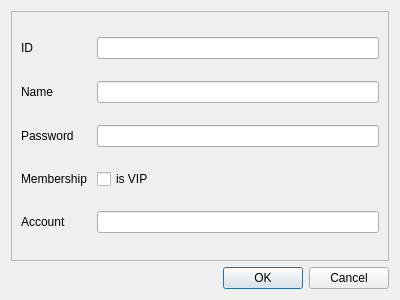
<?xml version="1.0" encoding="UTF-8"?>
<ui version="4.0">
 <class>adduser</class>
 <widget class="QWidget" name="adduser">
  <property name="geometry">
   <rect>
    <x>0</x>
    <y>0</y>
    <width>400</width>
    <height>300</height>
   </rect>
  </property>
  <property name="sizePolicy">
   <sizepolicy hsizetype="Fixed" vsizetype="Fixed">
    <horstretch>0</horstretch>
    <verstretch>0</verstretch>
   </sizepolicy>
  </property>
  <property name="windowTitle">
   <string>Form</string>
  </property>
  <layout class="QVBoxLayout" name="verticalLayout">
   <item>
    <widget class="QFrame" name="frame">
     <property name="frameShape">
      <enum>QFrame::StyledPanel</enum>
     </property>
     <property name="frameShadow">
      <enum>QFrame::Raised</enum>
     </property>
     <layout class="QGridLayout" name="gridLayout">
      <item row="1" column="2">
       <widget class="QLineEdit" name="name">
        <property name="minimumSize">
         <size>
          <width>116</width>
          <height>0</height>
         </size>
        </property>
        <property name="maximumSize">
         <size>
          <width>16777215</width>
          <height>16777215</height>
         </size>
        </property>
       </widget>
      </item>
      <item row="3" column="0">
       <widget class="QLabel" name="label_3">
        <property name="sizePolicy">
         <sizepolicy hsizetype="Preferred" vsizetype="Fixed">
          <horstretch>0</horstretch>
          <verstretch>0</verstretch>
         </sizepolicy>
        </property>
        <property name="minimumSize">
         <size>
          <width>70</width>
          <height>0</height>
         </size>
        </property>
        <property name="maximumSize">
         <size>
          <width>100</width>
          <height>16777215</height>
         </size>
        </property>
        <property name="text">
         <string>Membership</string>
        </property>
       </widget>
      </item>
      <item row="0" column="2">
       <widget class="QLineEdit" name="ID">
        <property name="minimumSize">
         <size>
          <width>116</width>
          <height>0</height>
         </size>
        </property>
        <property name="maximumSize">
         <size>
          <width>16777215</width>
          <height>16777215</height>
         </size>
        </property>
        <property name="text">
         <string/>
        </property>
       </widget>
      </item>
      <item row="2" column="0">
       <widget class="QLabel" name="label">
        <property name="maximumSize">
         <size>
          <width>100</width>
          <height>16777215</height>
         </size>
        </property>
        <property name="text">
         <string>Password</string>
        </property>
       </widget>
      </item>
      <item row="2" column="2">
       <widget class="QLineEdit" name="password">
        <property name="text">
         <string/>
        </property>
       </widget>
      </item>
      <item row="4" column="2">
       <widget class="QLineEdit" name="account">
        <property name="minimumSize">
         <size>
          <width>116</width>
          <height>0</height>
         </size>
        </property>
        <property name="maximumSize">
         <size>
          <width>16777215</width>
          <height>16777215</height>
         </size>
        </property>
        <property name="text">
         <string/>
        </property>
       </widget>
      </item>
      <item row="0" column="0">
       <widget class="QLabel" name="label_6">
        <property name="sizePolicy">
         <sizepolicy hsizetype="Preferred" vsizetype="Fixed">
          <horstretch>0</horstretch>
          <verstretch>0</verstretch>
         </sizepolicy>
        </property>
        <property name="minimumSize">
         <size>
          <width>70</width>
          <height>0</height>
         </size>
        </property>
        <property name="maximumSize">
         <size>
          <width>100</width>
          <height>16777215</height>
         </size>
        </property>
        <property name="text">
         <string>ID</string>
        </property>
       </widget>
      </item>
      <item row="1" column="0">
       <widget class="QLabel" name="label_7">
        <property name="sizePolicy">
         <sizepolicy hsizetype="Preferred" vsizetype="Fixed">
          <horstretch>0</horstretch>
          <verstretch>0</verstretch>
         </sizepolicy>
        </property>
        <property name="minimumSize">
         <size>
          <width>70</width>
          <height>0</height>
         </size>
        </property>
        <property name="maximumSize">
         <size>
          <width>100</width>
          <height>16777215</height>
         </size>
        </property>
        <property name="text">
         <string>Name</string>
        </property>
       </widget>
      </item>
      <item row="4" column="0">
       <widget class="QLabel" name="label_8">
        <property name="sizePolicy">
         <sizepolicy hsizetype="Preferred" vsizetype="Fixed">
          <horstretch>0</horstretch>
          <verstretch>0</verstretch>
         </sizepolicy>
        </property>
        <property name="minimumSize">
         <size>
          <width>70</width>
          <height>0</height>
         </size>
        </property>
        <property name="maximumSize">
         <size>
          <width>100</width>
          <height>16777215</height>
         </size>
        </property>
        <property name="text">
         <string>Account</string>
        </property>
       </widget>
      </item>
      <item row="3" column="2">
       <widget class="QCheckBox" name="checkVIPBox">
        <property name="text">
         <string>is VIP</string>
        </property>
       </widget>
      </item>
     </layout>
    </widget>
   </item>
   <item>
    <widget class="QDialogButtonBox" name="buttonBox">
     <property name="standardButtons">
      <set>QDialogButtonBox::Cancel|QDialogButtonBox::Ok</set>
     </property>
    </widget>
   </item>
  </layout>
 </widget>
 <resources/>
 <connections/>
</ui>
